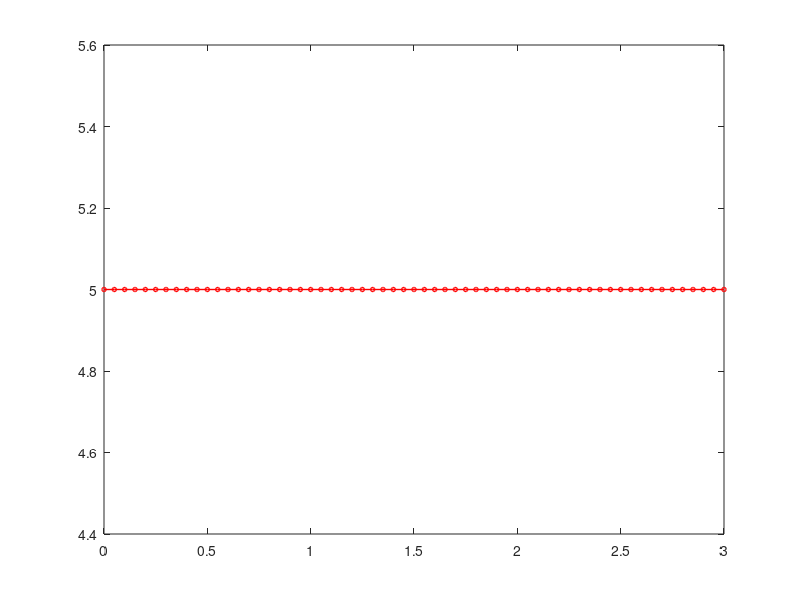

Write the MATLAB code that produced this figure.
clear;
h=0.05;
k=0;
%start=-2*pi;
for n =0:h:3
    k=k+1;
    Y(k)=5;
    X(k)=n;
end
    plot(X,Y,'-or','MarkerSize',3,'LineWidth',1);
J=0;
k=1;
for n= h:h:3   
    k=k+1;
    J=J+(Y(k)+Y(k-1))*h/2
end